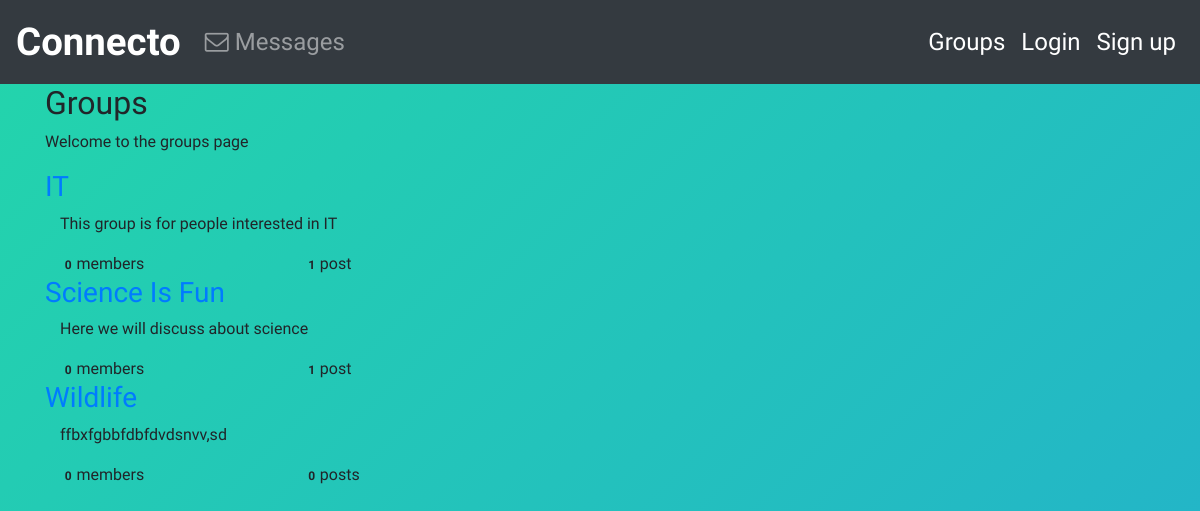
Page /group/ on the earlier database version.
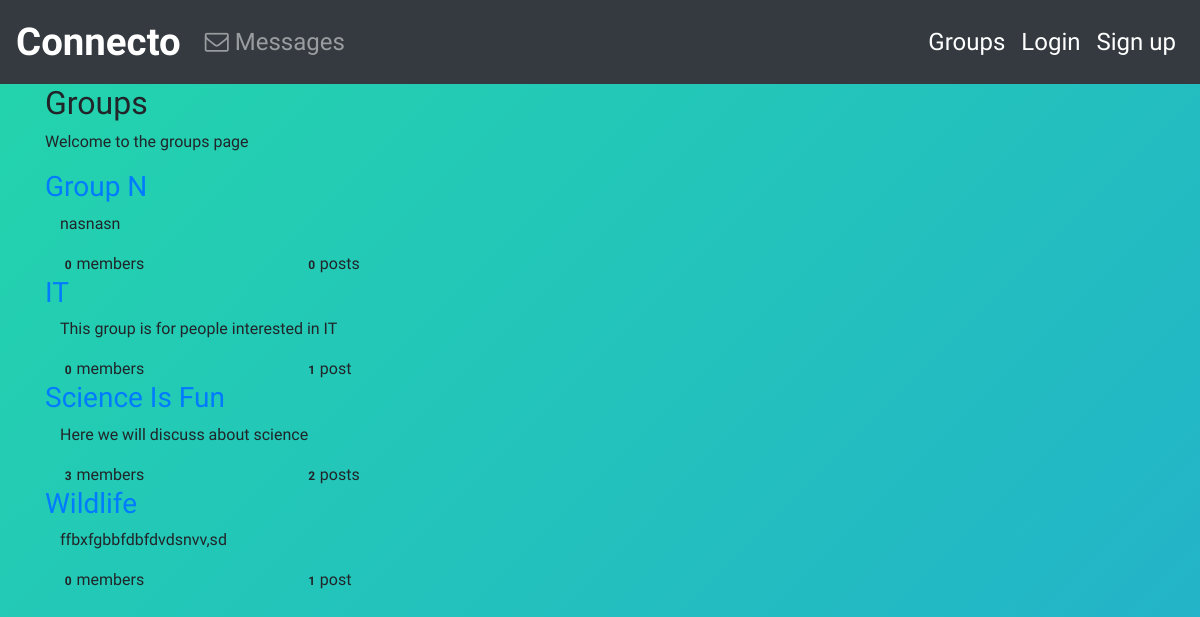
Same page on the later database version.
### groups/models.py (models this page shows, shortened)
class Group(models.Model):
    name=models.CharField(max_length=250,unique=True)
    slug=models.SlugField(allow_unicode=True,unique=True)
    description=models.TextField(blank=True,default='')
    description_html=models.TextField(editable=False,default='',blank=True)
    members=models.ManyToManyField(User,related_name="Memberships")
    class Meta:
        ordering =['name']

### groups/views.py (the view)
# urls.py: path('',Listgroup.as_view(),name="all"),
class Listgroup(ListView):
    model=Group

### groups/templates/groups/group_list.html (shortened to what this page needs)
{% extends "groups/group_base.html"%}
{% block pregroup %}
    <div class="col-md-8">
        <div class="content">
    <h2> Groups </h2>
    <p> Welcome to the groups page </p>
    </div>
    </div>
{% endblock %}
{% block group_content %}
    <div class="col-md-8">
        <div class="list-group">
            {% for group in object_list %}
                <a href="{% url "groups:single" slug=group.slug%}">
                    <h3> {{group.name}}</h3>
                </a>
            <div class="container-fluid">
            {{group.description_html|safe}}
            <div class="row">
                <div class="col-md-4">
                    <span class="badge"> {{group.members.count}}</span>member{{group.members.count|pluralize}}
                </div>
                <div class="col-md-4">
                    <span class="badge"> {{group.posts.count}}</span>post{{group.posts.count|pluralize}}
                </div>
            </div>
        </div>
        {% endfor %}
    </div>
</div>
{% endblock %}

Differences in the rows shown:
added Group: name "Group N", description_html "nasnasn", members.count "0", posts.count "0"
computed for Group "Science Is Fun": members.count "0" → "3"; posts.count "1" → "2"
computed for Group "Wildlife": posts.count "0" → "1"
